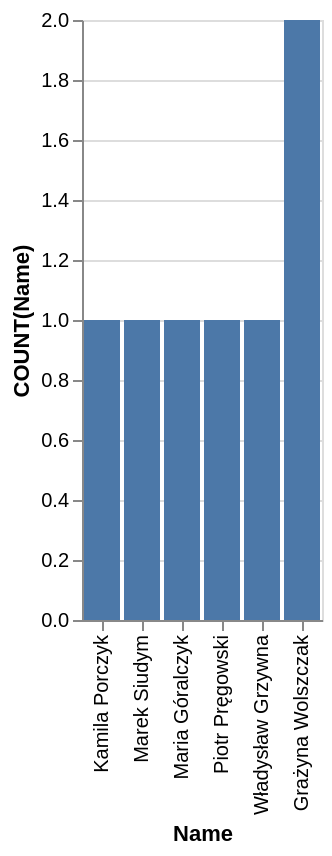

Write a Vega-Lite specification for this figure.
### Vega-Lite specification from a JSON file in a GitHub repository (floating-point values rounded to 4 significant figures)
{"data": {"values": [{"x_data": "Kamila Porczyk", "y_data": 1}, {"x_data": "Marek Siudym", "y_data": 1}, {"x_data": "Maria Góralczyk", "y_data": 1}, {"x_data": "Piotr Pręgowski", "y_data": 1}, {"x_data": "Władysław Grzywna", "y_data": 1}, {"x_data": "Grażyna Wolszczak", "y_data": 2}]}, "mark": "bar", "encoding": {"x": {"field": "x_data", "type": "nominal", "title": "Name", "sort": {"op": "sum", "field": "y_data", "order": "ascending"}}, "y": {"field": "y_data", "type": "quantitative", "title": "COUNT(Name)"}}}
